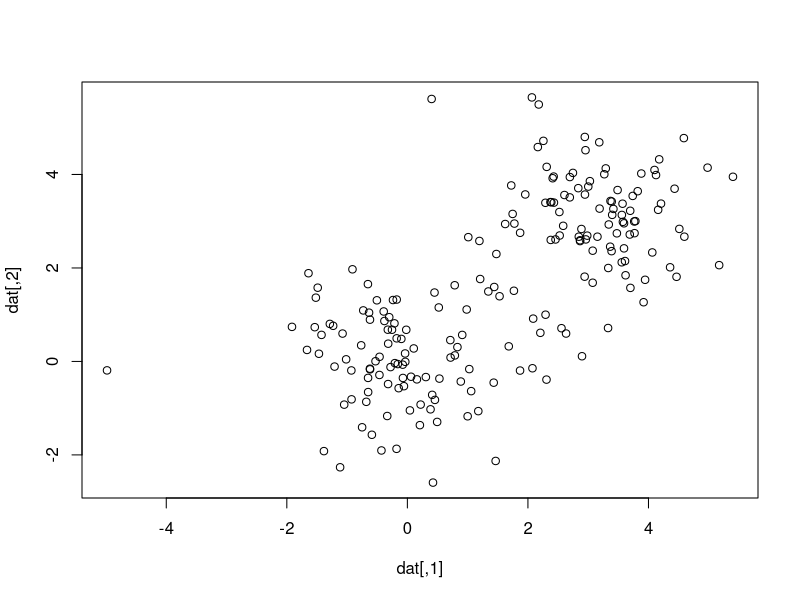
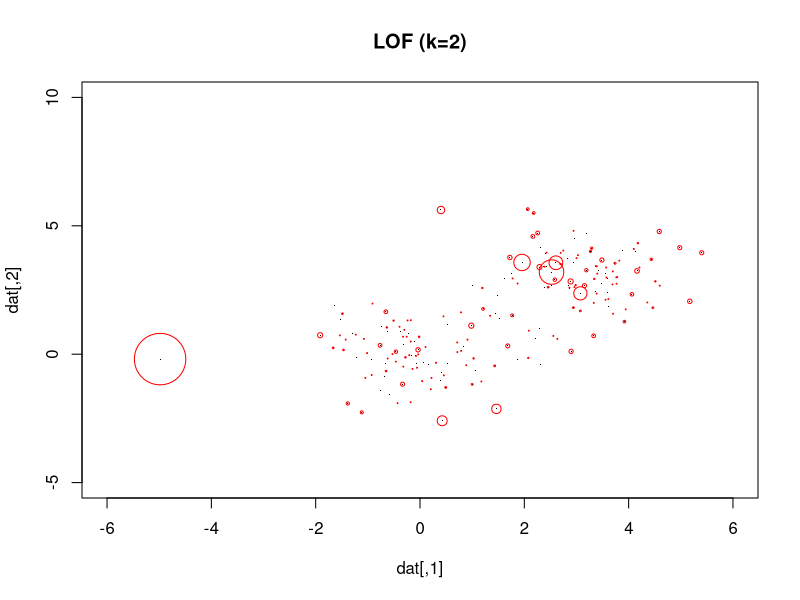
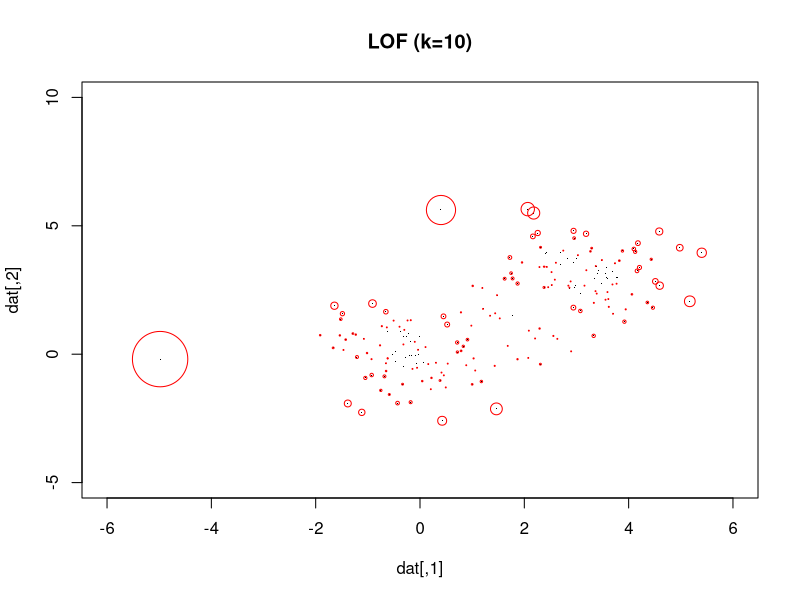
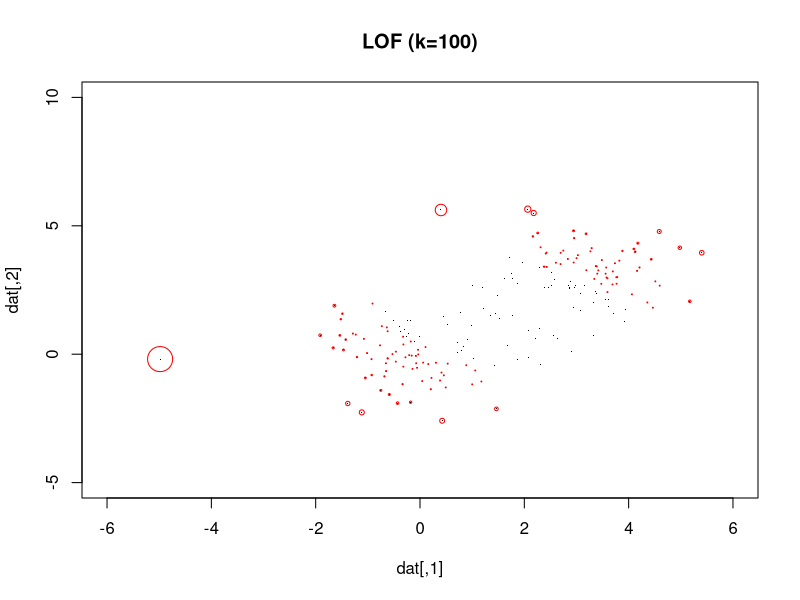
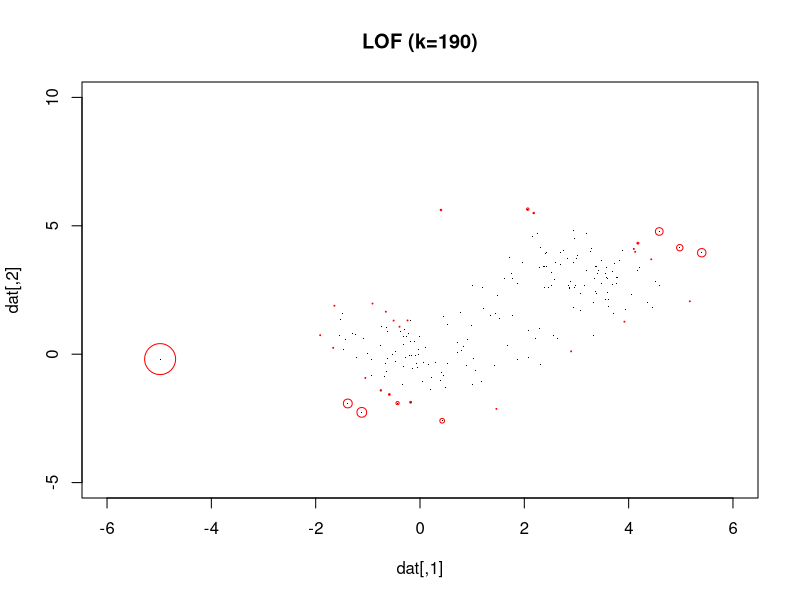

Write the R code that produced these figures, in order.
## ---- chunk 1
library(dbscan)
set.seed(1)
pts.no <- 200
dis <- 3
dat <- matrix(rnorm(pts.no * 2), ncol = 2)
dat[1 : pts.no / 2, ] = dat[1 : pts.no / 2, ] + dis  # 前一半数据点向右上平移3个单位
abn <- sample(pts.no, 2)
dat[abn[1], 1] <- dat[abn[1], 1] - 5
dat[abn[2], 2] <- dat[abn[2], 2] + 5
head(dat)   # Dataframe 前6行
plot(dat)
## ---- chunk 2
lof2 <- lof(dat, k = 2)
lof10 <- lof(dat, k = 10)
lof100 <- lof(dat, k = 100)
lof190 <- lof(dat, k = 190)
## ---- chunk 3
plot(dat, pch = ".", xlim = c(-6, 6), ylim = c(-5, 10), main = "LOF (k=2)")
points(dat, cex = lof2 - 1, pch = 1, col="red")
## ---- chunk 4
plot(dat, pch = ".", xlim = c(-6, 6), ylim = c(-5, 10), main = "LOF (k=10)")
points(dat, cex = (lof10 - 1) * 2, pch = 1, col="red")
## ---- chunk 5
plot(dat, pch = ".", xlim = c(-6, 6), ylim = c(-5, 10), main = "LOF (k=100)")
points(dat, cex = (lof100 - 1) * 5, pch = 1, col="red")
## ---- chunk 6
plot(dat, pch = ".", xlim = c(-6, 6), ylim = c(-5, 10), main = "LOF (k=190)")
points(dat, cex = (lof190 - 1) * 15, pch = 1, col="red")
## ---- chunk 7
output <- cbind(dat, lof10)
head(output)
## ---- chunk 8
write.table(dat, "outlier.csv", quote = FALSE, dec = ".", sep = ",")
